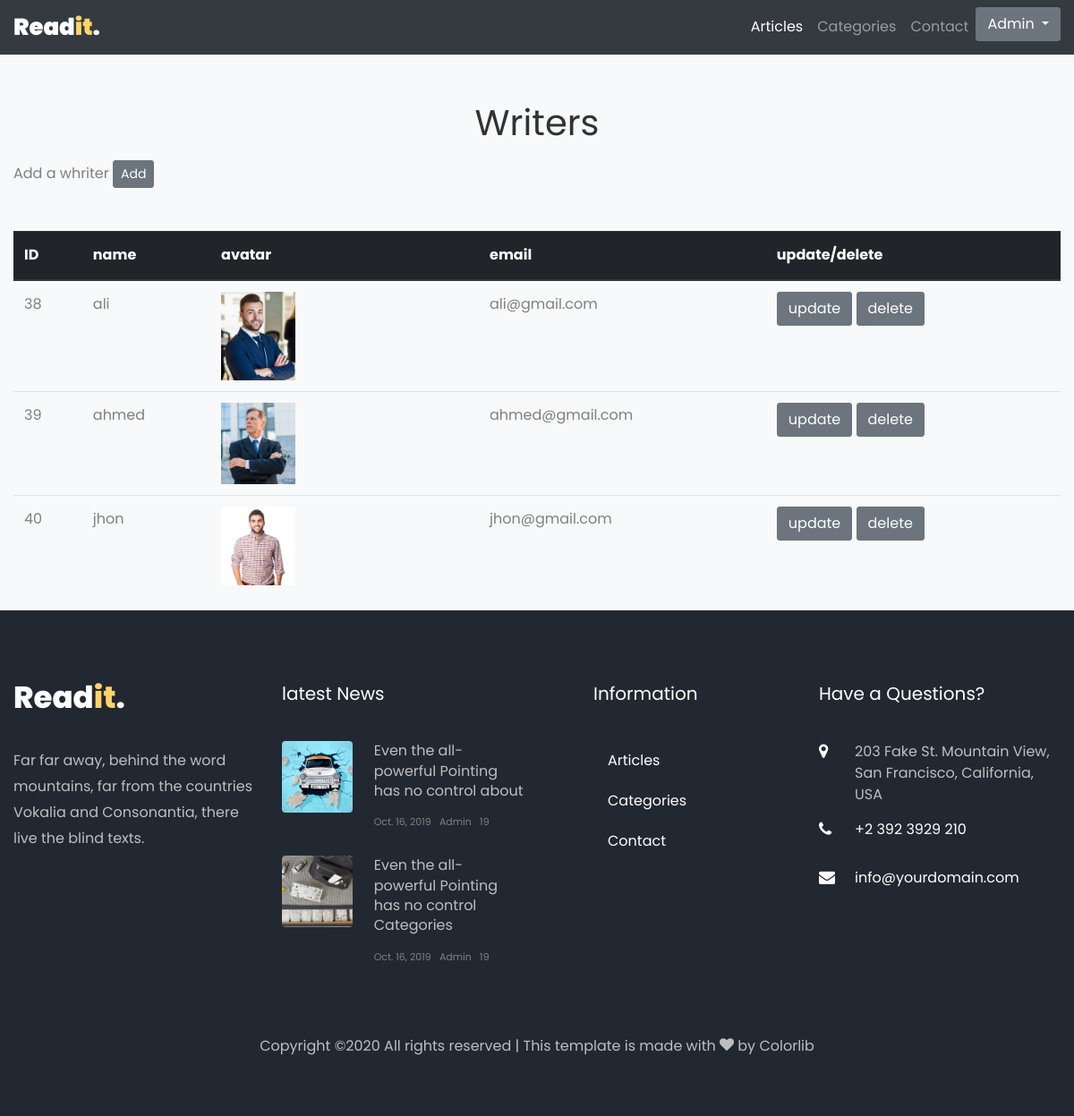
The page /auteurs-admin.php (signed in) on the database its author committed.
### tables this page shows
CREATE TABLE `auteur` (
  `id_aut` int(11) NOT NULL,
  `fullname` varchar(255) NOT NULL,
  `email` varchar(255) NOT NULL,
  `avatar` varchar(255) NOT NULL
);

### auteurs-admin.php (the view, shortened to what this page needs)
<!DOCTYPE html>
<html lang="en">
<head>
    <link rel="stylesheet" href="css/open-iconic-bootstrap.min.css">
    <link rel="stylesheet" href="css/animate.css">
    <link rel="stylesheet" href="css/owl.carousel.min.css">
    <link rel="stylesheet" href="css/owl.theme.default.min.css">
    <link rel="stylesheet" href="css/magnific-popup.css">
    <link rel="stylesheet" href="css/aos.css">
    <link rel="stylesheet" href="css/ionicons.min.css">
    <link rel="stylesheet" href="css/flaticon.css">
    <link rel="stylesheet" href="css/icomoon.css">
    <link rel="stylesheet" href="css/style.css">
</head>
<body class="bg-light">
    <?php
       include "conn.php";
    ?>
    <nav class="navbar px-md-0 navbar-expand-lg navbar-dark ftco_navbar bg-dark" id="ftco-navbar">
        <div class="container">
            <a class="navbar-brand" href="index.html">Read<i>it</i>.</a>
            <div class="collapse navbar-collapse" id="ftco-nav">
                <lul class="navbar-nav ml-auto">
                    <li class="nav-item active"><a href="articles.php" class="nav-link">Articles</a></li>
                    <li class="nav-item"><a href="category.php" class="nav-link">Categories</a></li>
                    <li class="nav-item"><a href="contact.php" class="nav-link">Contact</a></li>
                    <li class="nav-item">
                        <div class="dropdown">
                            <button class="btn btn-secondary dropdown-toggle" type="button" id="dropdownMenuButton"
                                data-toggle="dropdown" aria-haspopup="true" aria-expanded="false">
                                Admin
                            </button>
                        </div>
                    </li>
                </lul>
            </div>
        </div>
    </nav>
    <h1 style="text-align: center; margin-top:50px;">Writers</h1>
    <div class="container">
        <div class="mb-5 mt-3">
            Add a whriter <a type="button" class="btn btn-secondary btn-sm" href="auteursAdd.php"> Add</a>
        </div>
        <table class="table">
            <thead class="thead-dark">
                <tr>
                    <th scope="col">ID</th>
                    <th scope="col">name</th>
                    <th scope="col">avatar</th>
                    <th scope="col">email</th>
                    <th scope="col">update/delete</th>
                </tr>
            </thead>
            <tbody>
                <?php
        $affiche = $conn->prepare("SELECT * from auteur ");
        $affiche->execute();
        foreach ($affiche->fetchAll() as $key => $auteur) :
        ?>
                <tr>
                    <td> <?php echo $auteur["id_aut"] ?> </td>
                    <td> <?php echo $auteur["fullname"] ?> </td>
                    <td style="width: 300px"> <img src="uploads/<?php echo $auteur["avatar"] ?>" alt=""
                            style="width:30%"></td>
                    <td> <?php echo $auteur["email"] ?> </td>
                    <td><a type="button" class="btn btn-secondary"
                            href="auteursUpdate.php?id=<?php echo $auteur["id_aut"] ?>">update</a>
                        <a href="auteursDelete.php?id=<?php echo $auteur["id_aut"] ?>" type="button"
                            class="btn btn-secondary">delete</a>
                    </td>
                    <?php endforeach; ?>
                </tr>
            </tbody>
        </table>
    </div>
    <footer class="ftco-footer ftco-bg-dark ftco-section">
        <div class="container">
            <div class="row mb-5">
                <div class="col-md">
                    <div class="ftco-footer-widget mb-4">
                        <h2 class="logo"><a href="#">Read<span>it</span>.</a></h2>
                        <p>Far far away, behind the word mountains, far from the countries Vokalia and Consonantia,
                            there live the blind texts.</p>
                        <ul class="ftco-footer-social list-unstyled float-md-left float-lft mt-5">
                        </ul>
                    </div>
                </div>
                <div class="col-md">
                    <div class="ftco-footer-widget mb-4">
                        <h2 class="ftco-heading-2">latest News</h2>
                        <div class="block-21 mb-4 d-flex">
                            <a class="img mr-4 rounded" style="background-image: url(images/image_1.jpg);"></a>
                            <div class="text">
                                <h3 class="heading"><a href="#">Even the all-powerful Pointing has no control
                                        about</a>
                                </h3>
                                <div class="meta">
                                    <div><a href="#"></span> Oct. 16, 2019</a></div>
                                    <div><a href="#"></span> Admin</a></div>
                                    <div><a href="#"></span> 19</a></div>
                                </div>
                            </div>
                        </div>
                        <div class="block-21 mb-4 d-flex">
                            <a class="img mr-4 rounded" style="background-image: url(images/image_2.jpg);"></a>
                            <div class="text">
                                <h3 class="heading"><a href="#">Even the all-powerful Pointing has no control
                                        Categories</a>
                                </h3>
                                <div class="meta">
                                    <div><a href="#"></span> Oct. 16, 2019</a></div>
                                    <div><a href="#"></span> Admin</a></div>
                                    <div><a href="#"></span> 19</a></div>
                                </div>
                            </div>
                        </div>
                    </div>
                </div>
                <div class="col-md">
                    <div class="ftco-footer-widget mb-4 ml-md-5">
                        <h2 class="ftco-heading-2">Information</h2>
                        <ul class="list-unstyled">
                            <li class="nav-item active"><a href="articles.php" class="nav-link">Articles</a></li>
                            <li class="nav-item"><a href="category.php" class="nav-link">Categories</a></li>
                            <li class="nav-item"><a href="contact.php" class="nav-link">Contact</a></li>
                        </ul>
                    </div>
                </div>
                <div class="col-md">
                    <div class="ftco-footer-widget mb-4">
                        <h2 class="ftco-heading-2">Have a Questions?</h2>
                        <div class="block-23 mb-3">
                            <ul>
                                <li><span class="icon icon-map-marker"></span><span class="text">203 Fake St.
                                        Mountain
                                        View, San Francisco, California, USA</span></li>
                                <li><a href="#"><span class="icon icon-phone"></span><span class="text">+2 392 3929
                                            210</span></a></li>
                                <li><a href="#"><span class="icon icon-envelope"></span><span
                                            class="text">info@yourdomain.com</span></a></li>
                            </ul>
                        </div>
                    </div>
                </div>
            </div>
            <div class="row">
                <div class="col-md-12 text-center">
                    <p>
                        Copyright &copy; All rights reserved | This template is made with <i class="icon-heart color-danger"
                            aria-hidden="true"></i> by <a href="https://colorlib.com" target="_blank">Colorlib</a>
                    </p>
                </div>
            </div>
        </div>
    </footer>
</body>
</html>

### css/icomoon.css (style rules this page uses)
[class^="icon-"], [class*=" icon-"] { font-family: 'icomoon' !important; speak: none; font-style: normal; font-weight: normal; font-variant: normal; text-transform: none; line-height: 1; -webkit-font-smoothing: antialiased; -moz-osx-font-smoothing: grayscale; }
.icon-heart:before { content: "\f004"; }
.icon-map-marker:before { content: "\f041"; }
.icon-phone:before { content: "\f095"; }
.icon-envelope:before { content: "\f0e0"; }

### rows shown on the page
auteur: id_aut "38", fullname "ali", avatar (picture), email "ali@gmail.com"
auteur: id_aut "39", fullname "ahmed", avatar (picture), email "ahmed@gmail.com"
auteur: id_aut "40", fullname "jhon", avatar (picture), email "jhon@gmail.com"
